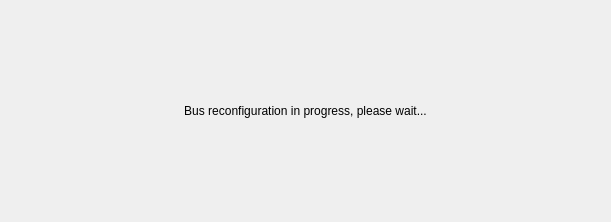
<ui version="4.0" >
 <class>PanelManagerStatusUI</class>
 <widget class="QWidget" name="PanelManagerStatusUI" >
  <property name="geometry" >
   <rect>
    <x>0</x>
    <y>0</y>
    <width>611</width>
    <height>218</height>
   </rect>
  </property>
  <property name="windowTitle" >
   <string>Form</string>
  </property>
  <layout class="QGridLayout" >
   <item row="0" column="0" >
    <widget class="QLabel" name="lblMessage" >
     <property name="sizePolicy" >
      <sizepolicy vsizetype="MinimumExpanding" hsizetype="MinimumExpanding" >
       <horstretch>0</horstretch>
       <verstretch>0</verstretch>
      </sizepolicy>
     </property>
     <property name="minimumSize" >
      <size>
       <width>300</width>
       <height>200</height>
      </size>
     </property>
     <property name="text" >
      <string>Bus reconfiguration in progress, please wait...</string>
     </property>
     <property name="alignment" >
      <set>Qt::AlignCenter</set>
     </property>
     <property name="wordWrap" >
      <bool>true</bool>
     </property>
    </widget>
   </item>
  </layout>
 </widget>
 <resources/>
 <connections/>
</ui>
